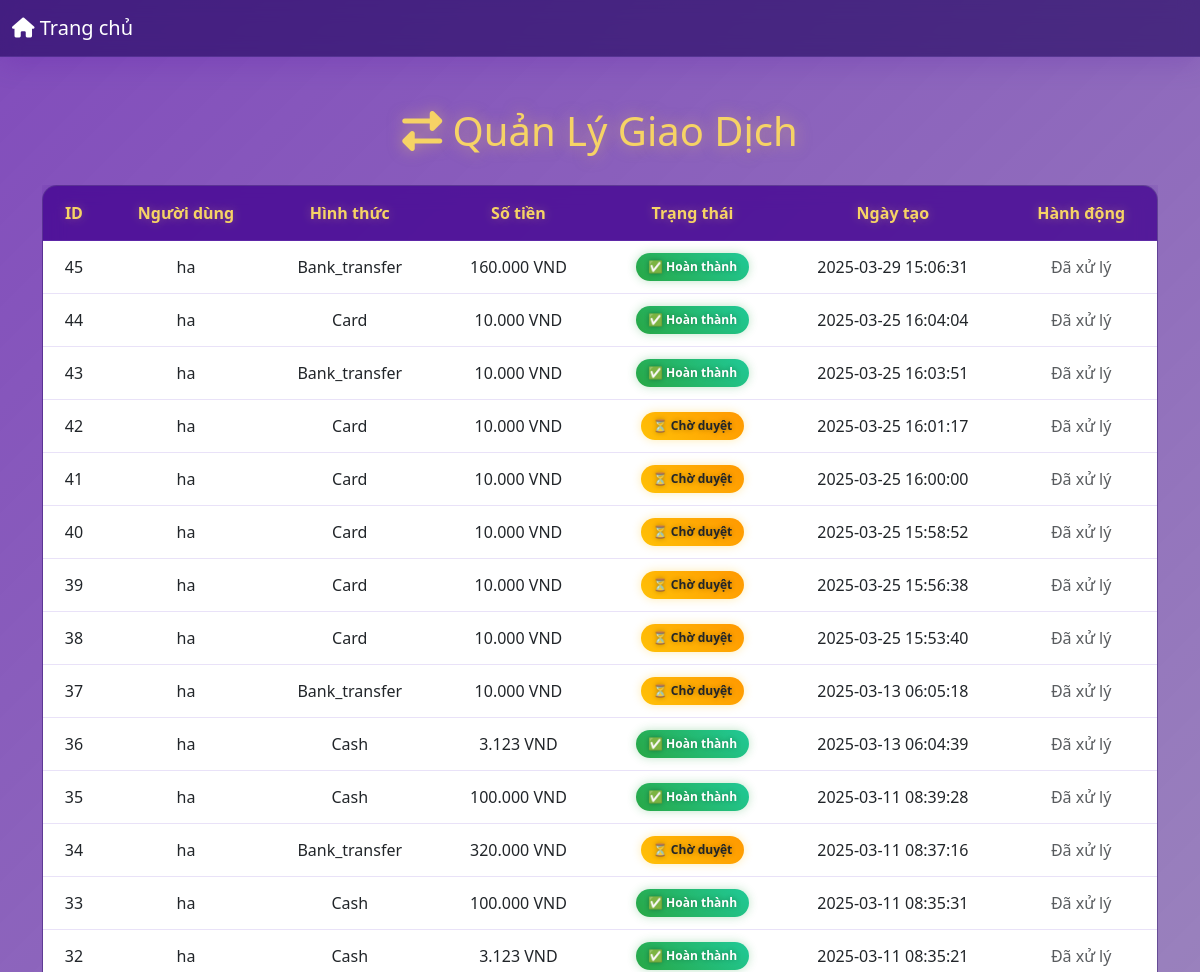
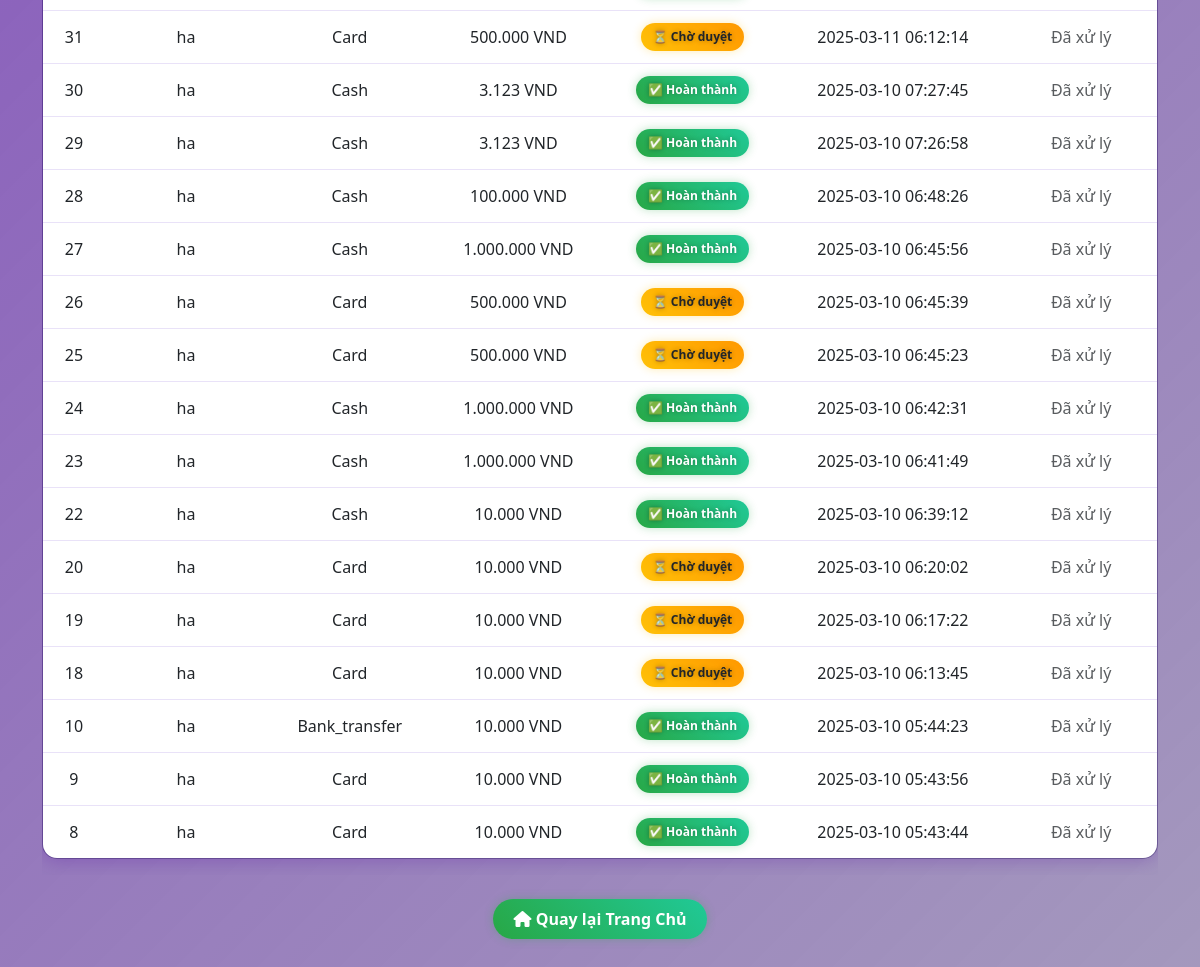
The app's page /admin/admin_transactions.php (signed in) with its own data (2 pictures, top to bottom).
### tables this page shows
CREATE TABLE `transactions` (
  `id` int(11) NOT NULL,
  `user_id` int(11) DEFAULT NULL,
  `transaction_type` varchar(50) DEFAULT NULL,
  `amount` decimal(10,2) DEFAULT NULL,
  `transaction_date` timestamp NOT NULL DEFAULT current_timestamp(),
  `username` varchar(255) NOT NULL,
  `payment_method` varchar(50) NOT NULL DEFAULT 'cash',
  `card_provider` varchar(50) NOT NULL DEFAULT 'unknown',
  `card_code` varchar(100) NOT NULL,
  `card_serial` varchar(100) NOT NULL,
  `status` enum('pending','completed','failed') NOT NULL DEFAULT 'pending',
  `transfer_type` enum('bank','card','paypal','momo') NOT NULL DEFAULT 'bank',
  `created_at` timestamp NOT NULL DEFAULT current_timestamp(),
  `account_username` varchar(255) DEFAULT NULL,
  `account_password` varchar(255) DEFAULT NULL,
  `password` varchar(255) NOT NULL,
  `updated_at` timestamp NOT NULL DEFAULT current_timestamp() ON UPDATE current_timestamp()
);

CREATE TABLE `users` (
  `id` int(11) NOT NULL,
  `username` varchar(255) NOT NULL,
  `password` varchar(255) NOT NULL,
  `role` varchar(50) NOT NULL DEFAULT 'user',
  `google_id` varchar(255) DEFAULT NULL,
  `facebook_id` varchar(255) DEFAULT NULL,
  `name` varchar(255) DEFAULT NULL,
  `email` varchar(255) NOT NULL,
  `balance` decimal(10,2) NOT NULL DEFAULT 0.00,
  `type` varchar(50) NOT NULL DEFAULT 'standard',
  `avatar` varchar(255) DEFAULT NULL,
  `reset_token` varchar(255) DEFAULT NULL,
  `reset_token_expires` datetime DEFAULT NULL,
  `token_expires` datetime DEFAULT NULL,
  `is_deleted` tinyint(1) DEFAULT 0,
  `deleted_at` datetime DEFAULT NULL
);

### admin/admin_transactions.php (the view, shortened to what this page needs)
<?php
include '../config.php';
$sql = "SELECT t.id, u.username, t.payment_method, t.amount, t.status, t.created_at
        FROM transactions t
        JOIN users u ON t.user_id = u.id
        ORDER BY t.id DESC";
$result = $conn->query($sql);
?>
<!DOCTYPE html>
<html lang="vi">
<head>
    <link rel="stylesheet" href="https://cdn.jsdelivr.net/npm/bootstrap@5.3.0/dist/css/bootstrap.min.css">
</head>
<body>
    <nav class="navbar navbar-dark">
        <div class="container-fluid">
            <a class="navbar-brand" href="../index.php">
                <i class="fas fa-home"></i> Trang chủ
            </a>
        </div>
    </nav>
    <div class="container">
        <h2 class="text-center">
            <i class="fas fa-exchange-alt"></i> Quản Lý Giao Dịch
        </h2>
        <div class="table-responsive">
            <table class="table text-center">
                <thead>
                    <tr>
                        <th>ID</th>
                        <th>Người dùng</th>
                        <th>Hình thức</th>
                        <th>Số tiền</th>
                        <th>Trạng thái</th>
                        <th>Ngày tạo</th>
                        <th>Hành động</th>
                    </tr>
                </thead>
                <tbody>
                    <?php while ($row = $result->fetch_assoc()) { ?>
                        <tr>
                            <td><?php echo $row['id']; ?></td>
                            <td><?php echo $row['username']; ?></td>
                            <td><?php echo ucfirst($row['payment_method']); ?></td>
                            <td>
                            <?php
                            echo isset($row['amount']) && is_numeric($row['amount'])
                                ? number_format($row['amount'], 0, ',', '.') . " VND"
                                : 'N/A';
                            ?>
                            </td>
                            <td>
                                <span class="badge <?php
                                    if ($row['status'] === 'completed') {
                                        echo 'bg-success';
                                    } elseif ($row['status'] === 'rejected') {
                                        echo 'bg-danger';
                                    } else {
                                        echo 'bg-warning text-dark';
                                    }
                                ?>">
                                    <?php
                                    if ($row['status'] === 'completed') {
                                        echo '✅ Hoàn thành';
                                    } elseif ($row['status'] === 'rejected') {
                                        echo '❌ Từ chối';
                                    } else {
                                        echo '⏳ Chờ duyệt';
                                    }
                                    ?>
                                </span>
                            </td>
                            <td><?php echo $row['created_at']; ?></td>
                            <td>
                                <?php if ($row['status'] == 'pending') { ?>
                                    <form method="POST" style="display:inline;">
                                        <input type="hidden" name="transaction_id" value="<?php echo $row['id']; ?>">
                                        <button type="submit" name="action" value="approve" class="btn btn-success btn-custom">
                                            <i class="fas fa-check-circle"></i> Duyệt
                                        </button>
                                    </form>
                                    <form method="POST" style="display:inline;">
                                        <input type="hidden" name="transaction_id" value="<?php echo $row['id']; ?>">
                                        <button type="submit" name="action" value="reject" class="btn btn-danger btn-custom">
                                            <i class="fas fa-times-circle"></i> Từ chối
                                        </button>
                                    </form>
                                <?php } else { ?>
                                    <span class="text-muted">Đã xử lý</span>
                                <?php } ?>
                            </td>
                        </tr>
                    <?php } ?>
                </tbody>
            </table>
        </div>
        <div class="text-center mt-4">
            <a href="../index.php" class="btn btn-custom btn-success">
                <i class="fas fa-home"></i> Quay lại Trang Chủ
            </a>
        </div>
    </div>
</body>
</html>

### admin/admin_transactions.php (style rules this page uses)
body { color: #fff; font-family: 'Segoe UI', Tahoma, Geneva, Verdana, sans-serif; background: transparent; min-height: 100vh; }
.container { margin-top: 50px; margin-bottom: 50px; animation: fadeInUp 0.5s ease-out; }
.table { background: rgba(28, 0, 91, 0.4); backdrop-filter: blur(10px); border: 1px solid rgba(147, 112, 219, 0.2); box-shadow: 0 0 20px rgba(76, 0, 159, 0.3); border-radius: 15px; overflow: hidden; color: white; }
.table thead th { background: rgba(76, 0, 159, 0.6); color: #f6d365; font-weight: bold; text-shadow: 0 0 10px rgba(246, 211, 101, 0.3); border-bottom: 1px solid rgba(147, 112, 219, 0.2); padding: 15px; }
.table tbody td { border-color: rgba(147, 112, 219, 0.2); padding: 12px; vertical-align: middle; }
.btn-custom { border: none !important; padding: 8px 20px; border-radius: 20px; font-weight: bold; transition: all 0.3s ease; margin: 0 5px; }
.btn-success.btn-custom { background: linear-gradient(45deg, #28a745, #20c997); box-shadow: 0 0 10px rgba(40, 167, 69, 0.3); }
.navbar { background: rgba(28, 0, 91, 0.6) !important; backdrop-filter: blur(10px); border-bottom: 1px solid rgba(147, 112, 219, 0.2); box-shadow: 0 4px 30px rgba(76, 0, 159, 0.2); }
h2 { color: #f6d365; font-size: 2.5rem; text-shadow: 0 0 15px rgba(246, 211, 101, 0.5); margin: 30px 0; animation: fireAnimation 3s ease infinite; }
.badge { padding: 8px 12px; border-radius: 15px; font-weight: bold; text-shadow: 0 0 5px rgba(0, 0, 0, 0.3); }
.badge.bg-success { background: linear-gradient(45deg, #28a745, #20c997) !important; box-shadow: 0 0 10px rgba(40, 167, 69, 0.3); }
.badge.bg-warning { background: linear-gradient(45deg, #ffc107, #ff9800) !important; box-shadow: 0 0 10px rgba(255, 193, 7, 0.3); }

### records on screen
transactions: id "45", user.username "ha", payment_method "Bank_transfer", amount "160.000", status "✅ Hoàn thành", created_at "2025-03-29 15:06:31"
transactions: id "44", user.username "ha", payment_method "Card", amount "10.000", status "✅ Hoàn thành", created_at "2025-03-25 16:04:04"
transactions: id "43", user.username "ha", payment_method "Bank_transfer", amount "10.000", status "✅ Hoàn thành", created_at "2025-03-25 16:03:51"
transactions: id "42", user.username "ha", payment_method "Card", amount "10.000", status "⏳ Chờ duyệt", created_at "2025-03-25 16:01:17"
transactions: id "41", user.username "ha", payment_method "Card", amount "10.000", status "⏳ Chờ duyệt", created_at "2025-03-25 16:00:00"
transactions: id "40", user.username "ha", payment_method "Card", amount "10.000", status "⏳ Chờ duyệt", created_at "2025-03-25 15:58:52"
transactions: id "39", user.username "ha", payment_method "Card", amount "10.000", status "⏳ Chờ duyệt", created_at "2025-03-25 15:56:38"
transactions: id "38", user.username "ha", payment_method "Card", amount "10.000", status "⏳ Chờ duyệt", created_at "2025-03-25 15:53:40"
transactions: id "37", user.username "ha", payment_method "Bank_transfer", amount "10.000", status "⏳ Chờ duyệt", created_at "2025-03-13 06:05:18"
transactions: id "36", user.username "ha", payment_method "Cash", amount "3.123", status "✅ Hoàn thành", created_at "2025-03-13 06:04:39"
transactions: id "35", user.username "ha", payment_method "Cash", amount "100.000", status "✅ Hoàn thành", created_at "2025-03-11 08:39:28"
transactions: id "34", user.username "ha", payment_method "Bank_transfer", amount "320.000", status "⏳ Chờ duyệt", created_at "2025-03-11 08:37:16"
transactions: id "33", user.username "ha", payment_method "Cash", amount "100.000", status "✅ Hoàn thành", created_at "2025-03-11 08:35:31"
transactions: id "32", user.username "ha", payment_method "Cash", amount "3.123", status "✅ Hoàn thành", created_at "2025-03-11 08:35:21"
transactions: id "31", user.username "ha", payment_method "Card", amount "500.000", status "⏳ Chờ duyệt", created_at "2025-03-11 06:12:14"
transactions: id "30", user.username "ha", payment_method "Cash", amount "3.123", status "✅ Hoàn thành", created_at "2025-03-10 07:27:45"
transactions: id "29", user.username "ha", payment_method "Cash", amount "3.123", status "✅ Hoàn thành", created_at "2025-03-10 07:26:58"
transactions: id "28", user.username "ha", payment_method "Cash", amount "100.000", status "✅ Hoàn thành", created_at "2025-03-10 06:48:26"
transactions: id "27", user.username "ha", payment_method "Cash", amount "1.000.000", status "✅ Hoàn thành", created_at "2025-03-10 06:45:56"
transactions: id "26", user.username "ha", payment_method "Card", amount "500.000", status "⏳ Chờ duyệt", created_at "2025-03-10 06:45:39"
transactions: id "25", user.username "ha", payment_method "Card", amount "500.000", status "⏳ Chờ duyệt", created_at "2025-03-10 06:45:23"
transactions: id "24", user.username "ha", payment_method "Cash", amount "1.000.000", status "✅ Hoàn thành", created_at "2025-03-10 06:42:31"
transactions: id "23", user.username "ha", payment_method "Cash", amount "1.000.000", status "✅ Hoàn thành", created_at "2025-03-10 06:41:49"
transactions: id "22", user.username "ha", payment_method "Cash", amount "10.000", status "✅ Hoàn thành", created_at "2025-03-10 06:39:12"
transactions: id "20", user.username "ha", payment_method "Card", amount "10.000", status "⏳ Chờ duyệt", created_at "2025-03-10 06:20:02"
transactions: id "19", user.username "ha", payment_method "Card", amount "10.000", status "⏳ Chờ duyệt", created_at "2025-03-10 06:17:22"
transactions: id "18", user.username "ha", payment_method "Card", amount "10.000", status "⏳ Chờ duyệt", created_at "2025-03-10 06:13:45"
transactions: id "10", user.username "ha", payment_method "Bank_transfer", amount "10.000", status "✅ Hoàn thành", created_at "2025-03-10 05:44:23"
transactions: id "9", user.username "ha", payment_method "Card", amount "10.000", status "✅ Hoàn thành", created_at "2025-03-10 05:43:56"
transactions: id "8", user.username "ha", payment_method "Card", amount "10.000", status "✅ Hoàn thành", created_at "2025-03-10 05:43:44"
